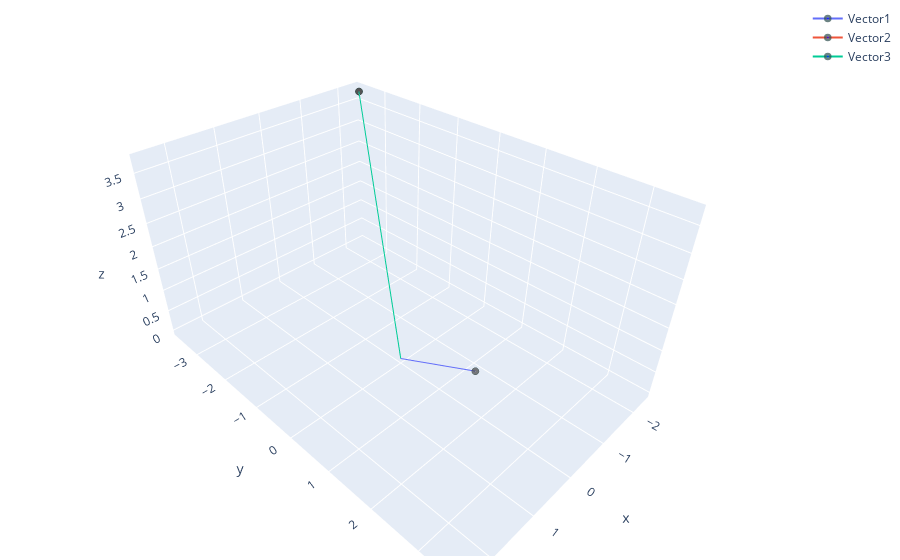

Notebook code for this chart:
### Code cell
quat1 = quaternions.iloc[:, 0:4].to_numpy()[1:]
ang_vel_1 = ang_velocities.iloc[:, 0:3].to_numpy()
ang_mom_1 = ang_momenta.iloc[:, 0:3].to_numpy()
# print(ang_vel_1)
# print(ang_mom_1)

inertia_1 = ang_mom_1[1:, :] / ang_vel_1[1:, :]
# for i in range(100):
    # print(inertia_1[i])

# quaternion vectors are normalised
# print(np.linalg.norm(quat1[:, 1:], axis=1))



# quaternion package
# print(quat1.shape)
quat1 = quaternion.as_quat_array(quat1)
# print(quat1[0])
# print(quaternion.as_rotation_matrix(quat1)[0])
q = quat1[0]
R = quaternion.as_rotation_matrix(quat1)[0]
# print(q)
vector1 = np.array([2.5, 3.6, 3.7])
vector1_Q = np.quaternion(0, 2.5, 3.6, 3.7)
vector2_R = R @ vector1
vector2_Q = q * vector1_Q * q.conjugate()


# print(q)
# print(q.conjugate())
# print(R.shape)

print(vector2_Q)
print(quaternion.as_float_array(vector2_Q))


vector_plot([vector1, vector2_R, quaternion.as_float_array(vector2_Q)[1:]])

### Figure 1 — Plotly figure (JSON) as saved in the notebook; plotly's stock layout.template omitted (floating-point values rounded to 4 significant figures)
{"data": [{"marker": {"color": ["blue"], "line": {"color": "DarkSlateGrey", "width": 5}, "size": [0, 5]}, "name": "Vector1", "type": "scatter3d", "x": [0, 2.5], "y": [0, 3.6], "z": [0, 3.7]}, {"marker": {"color": ["blue"], "line": {"color": "DarkSlateGrey", "width": 5}, "size": [0, 5]}, "name": "Vector2", "type": "scatter3d", "x": [0, -2.388], "y": [0, -3.638], "z": [0, 3.737]}, {"marker": {"color": ["blue"], "line": {"color": "DarkSlateGrey", "width": 5}, "size": [0, 5]}, "name": "Vector3", "type": "scatter3d", "x": [0, -2.388], "y": [0, -3.638], "z": [0, 3.737]}], "layout": {"margin": {"b": 4, "l": 4, "r": 4, "t": 4}}}
